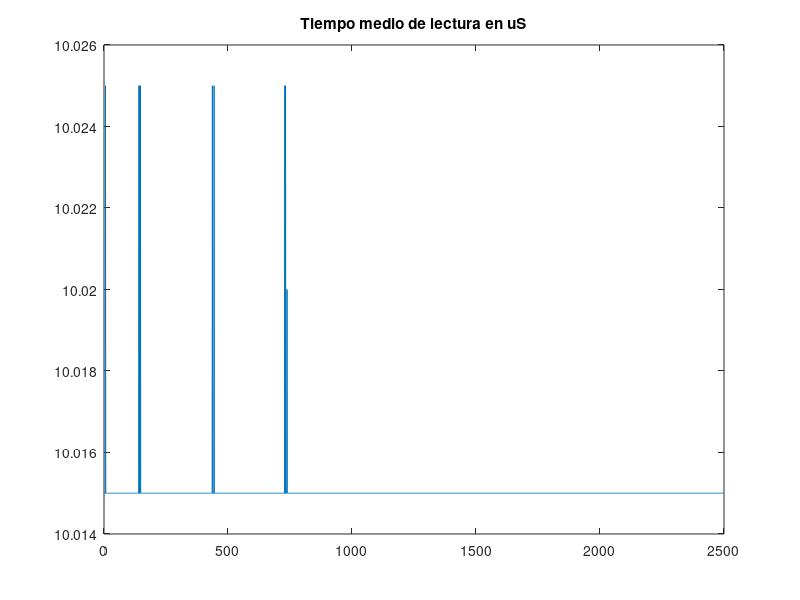

MATLAB code for this plot:
close all;
clear all;

Times = csvread('PRU0TestADCTime.csv');
T = zeros(1,length(Times)-2);
for i=1:length(Times)-2
   T(i) = Times(1,i+1) - Times(1,i);
end

%figure;
%plot(T);
%title('Numero de ciclos medio de lectura')

figure;
plot((T*5)/1000);
title('Tiempo medio de lectura en uS')

disp('Tiempo total en ciclos: ')
(Times(1,length(Times)-1) - Times(1,1))

disp('Tiempo total en ms: ')
((Times(1,length(Times)-1) - Times(1,1)) * 5) / (1000 * 1000)


Value = csvread('PRU0TestADCData.csv');
